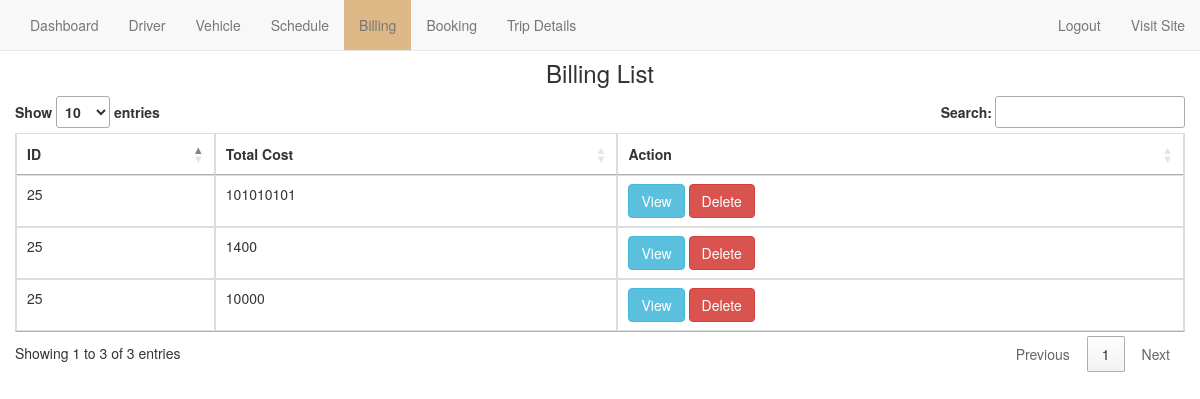
Before: /indexbill.php with the older database file.
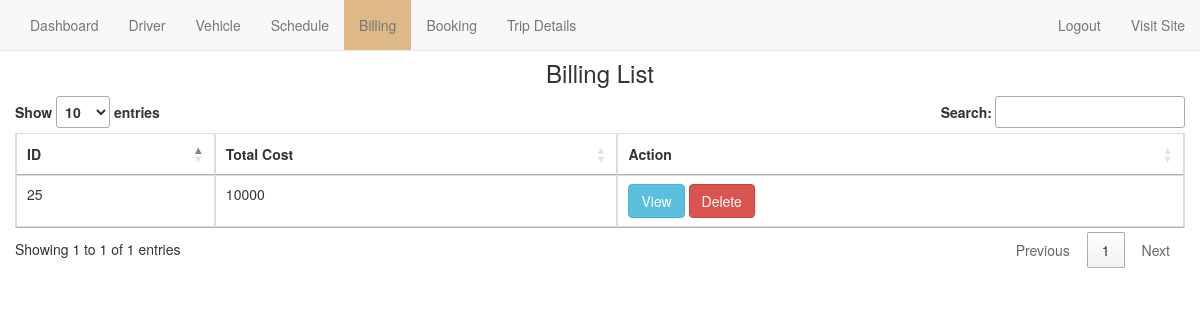
After: the same page with the newer database file.
### tables this page shows
CREATE TABLE `bill` (
  `bill_id` int(11) NOT NULL,
  `id` varchar(255) NOT NULL,
  `username` varchar(100) NOT NULL,
  `salary` int(255) NOT NULL,
  `equipment` int(255) NOT NULL,
  `oil` int(255) NOT NULL,
  `tcost` int(255) NOT NULL
);

### indexbill.php (the view, shortened to what this page needs)
<?php
   $conn=mysqli_connect('localhost','root','','transport_management');
   $sql="SELECT * FROM bill ";
   $result=mysqli_query($conn,$sql);
?>
<!DOCTYPE html>
<html lang="en">
<head>
<link href="http://maxcdn.bootstrapcdn.com/bootstrap/3.2.0/css/bootstrap.min.css" rel="stylesheet">
<link rel="stylesheet" href="http://cdn.datatables.net/1.10.2/css/jquery.dataTables.min.css">
<link rel="stylesheet" href="sweetalert2/sweetalert2.css">
<link rel="stylesheet" href="style.css">
<body>
 <?php include 'navbar_admin.php';?>
 <br><br>
<div class="container">
<div class="row">
    <div class="page header">
        <h3 style="text-align: center;">Billing List</h3>
    </div>
    <table id="myTable" class="table table-bordered" >
        <thead>
              <th>ID</th>
              <th >Total Cost</th>
              <th >Action</th>
        </thead>
        <tbody>
            <?php while($row=mysqli_fetch_assoc($result)){?>
              <tr>
                <td> <?php echo $row['id']?> </td>
                <td> <?php echo $row['tcost']?> </td>
                <td>
                  <a class="btn btn-info" href="showbill.php?id=<?php echo $row['id']; ?>">View</a>
                  <a class="btn btn-danger" onclick="return confirm('Are u sure?')" href="deletebill.php?id=<?php echo $row['bill_id']; ?>">Delete</a>
                </td>
              </tr>
              <?php }?>
            </tbody>
          </table>
</div>
</div>
</body>
</html>

Changed rows visible on the page:
removed bill: id "25", tcost "101010101"
removed bill: id "25", tcost "1400"
Other visible differences:
text written by a page script: "Show entries Search: Showing 1 to 3 of 3 entries Previous 1 Next" → "Show entries Search: Showing 1 to 1 of 1 entries Previous 1 Next"
